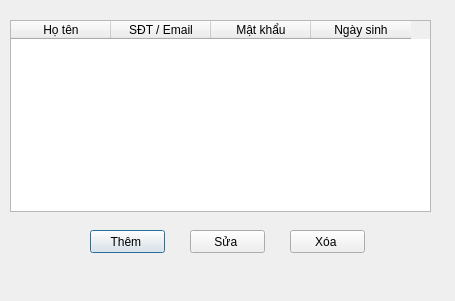
<?xml version="1.0" encoding="UTF-8"?>
<ui version="4.0">
 <class>Dialog</class>
 <widget class="QDialog" name="Dialog">
  <property name="geometry">
   <rect>
    <x>0</x>
    <y>0</y>
    <width>455</width>
    <height>301</height>
   </rect>
  </property>
  <property name="windowTitle">
   <string>Dialog</string>
  </property>
  <widget class="QTableWidget" name="tableWidget">
   <property name="geometry">
    <rect>
     <x>10</x>
     <y>20</y>
     <width>421</width>
     <height>192</height>
    </rect>
   </property>
   <column>
    <property name="text">
     <string>Họ tên</string>
    </property>
   </column>
   <column>
    <property name="text">
     <string>SĐT / Email</string>
    </property>
   </column>
   <column>
    <property name="text">
     <string>Mật khẩu</string>
    </property>
   </column>
   <column>
    <property name="text">
     <string>Ngày sinh</string>
    </property>
   </column>
  </widget>
  <widget class="QPushButton" name="btnThem">
   <property name="geometry">
    <rect>
     <x>90</x>
     <y>230</y>
     <width>75</width>
     <height>23</height>
    </rect>
   </property>
   <property name="text">
    <string>Thêm </string>
   </property>
  </widget>
  <widget class="QPushButton" name="btnSua">
   <property name="geometry">
    <rect>
     <x>190</x>
     <y>230</y>
     <width>75</width>
     <height>23</height>
    </rect>
   </property>
   <property name="text">
    <string>Sửa </string>
   </property>
  </widget>
  <widget class="QPushButton" name="btnXoa">
   <property name="geometry">
    <rect>
     <x>290</x>
     <y>230</y>
     <width>75</width>
     <height>23</height>
    </rect>
   </property>
   <property name="text">
    <string>Xóa </string>
   </property>
  </widget>
 </widget>
 <resources/>
 <connections/>
</ui>
